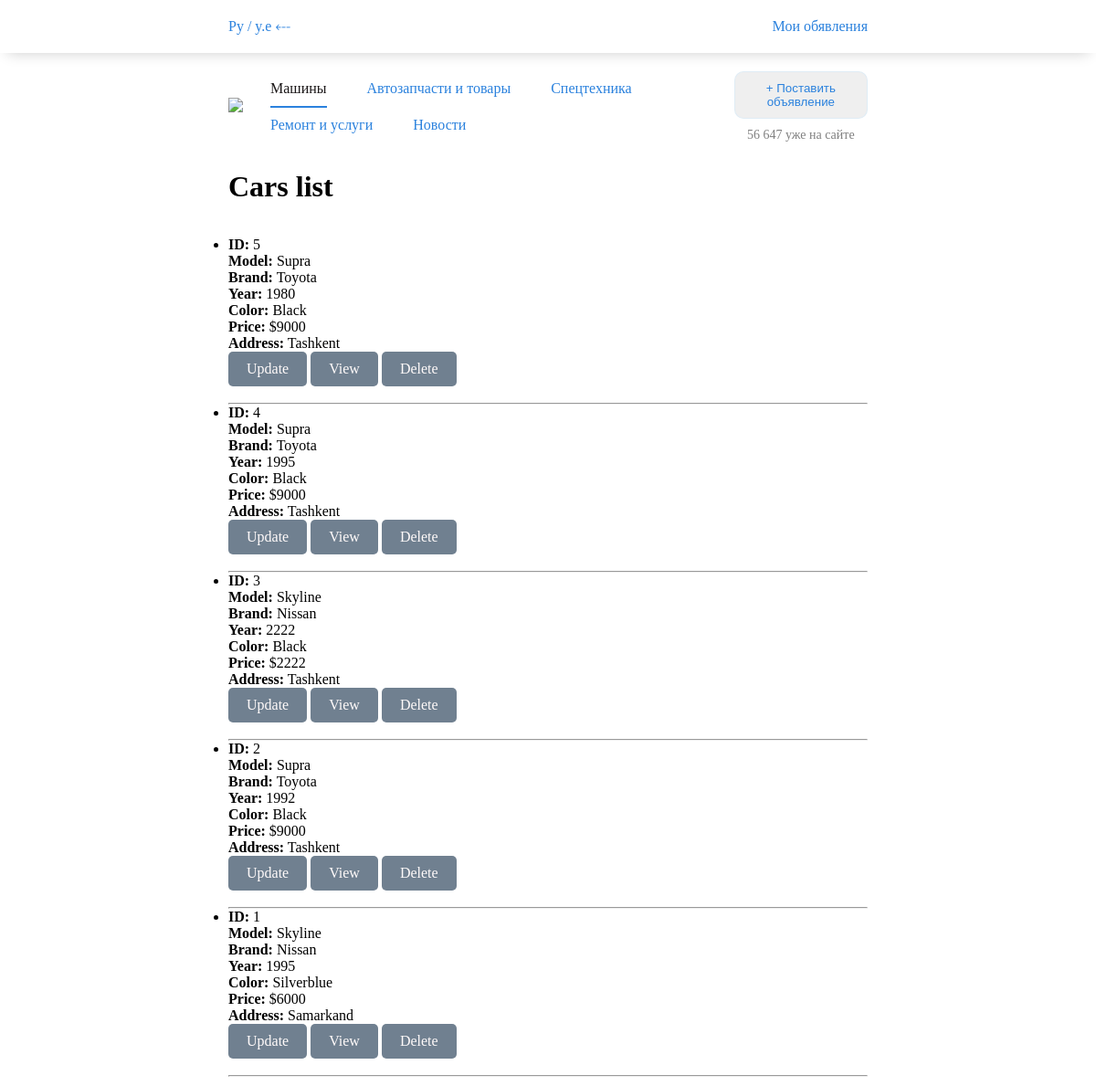
The app's page /products/cars/, older data.
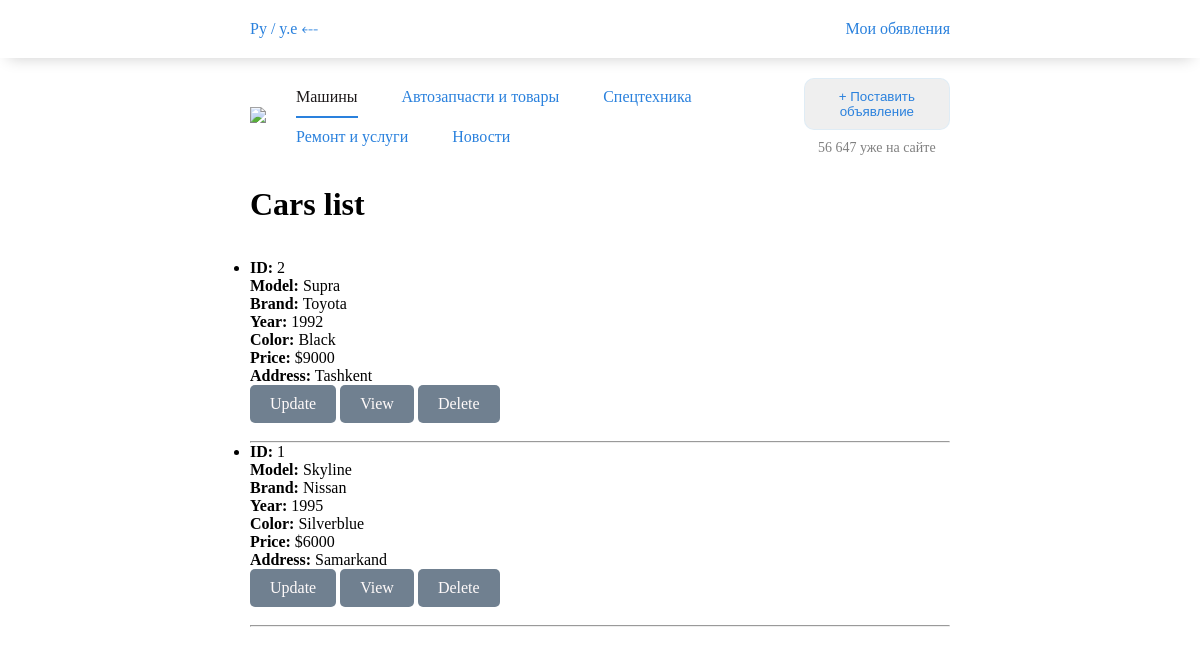
The same page, newer data.
### products/models.py (models this page shows, shortened)
class Cars(models.Model):
    brand = models.CharField(max_length=50)
    model = models.CharField(max_length=50)
    year = models.IntegerField()
    color = models.CharField(max_length=50)
    price = models.IntegerField()
    author_of_ad = models.ForeignKey(User, on_delete=models.CASCADE)
    created_at = models.DateTimeField(auto_now_add=True)
    address = models.CharField(max_length=255)
    class Meta:
        verbose_name = 'Car'
        verbose_name_plural = 'Cars'
        ordering = ['-created_at']

### products/views.py (the view)
# urls.py: path("cars/", cars_view, name='cars_view'),
def cars_view(request):
    context = {
        "cars": Cars.objects.all()  # [ {...},  {...},  ...]
    }
    return render(request, 'cars_list.html', context)

### products/templates/cars_list.html (shortened to what this page needs)
{% extends 'base.html' %}
{% block content %}
<h1>Cars list</h1>
<br>
<br>
<ul>
  {% for car in cars %}
  <li>
    <b>ID:</b> {{ car.id }} <br />
    <b>Model:</b> {{ car.model|title }} <br />
    <b>Brand:</b> {{ car.brand }} <br />
    <b>Year:</b> {{ car.year }} <br />
    <b>Color:</b> {{ car.color }} <br />
    <b>Price:</b> ${{ car.price }} <br />
    <b>Address:</b> {{ car.address }} <br />
    <a class="btn-link" href="{% url 'update_car_view' car.id %}">Update</a>
    <a class="btn-link" href="{% url 'car_details_view' car.id %}">View</a>
    <a class="btn-link" href="#" onclick="conformDeletion('{{car.id}}')">Delete</a>
    <br />
    <br />
    <hr />
  </li>
  {% endfor %}
</ul>
{% endblock %}

### templates/base.html (shortened to what this page needs)
{% load static %}
<!DOCTYPE html>
<html lang="en">
<head>
  <link rel="stylesheet" href="{% static '/scss/nav/index.css' %}" />
</head>
<body>
  {% include 'navbar.html' %}
  <main class="main-container">
    {% block content %}
    {% endblock %}
  </main>
</body>
</html>

### templates/navbar.html (shortened to what this page needs)
{% load static %}
<header>
  <div class="upper-nav">
    <a href="#">Py / y.e &lBarr;</a>
    <a href="#">Мои обявления</a>
  </div>
  <nav>
    <a href="{% url 'home' %}"><img src="https://avtoelon.uz/static/frontend/images/logos/header-logo.svg" /></a>
    <div class="auto-nav-links">
      <a href="{% url 'cars_view' %}" class="nav-link-item active">Машины</a>
      <a href="#" class="nav-link-item">Автозапчасти и товары</a>
      <a href="#" class="nav-link-item">Спецтехника</a>
      <a href="#" class="nav-link-item">Ремонт и услуги</a>
      <a href="#" class="nav-link-item">Новости</a>
    </div>
    <div class="auto-actions">
      <button class="outline-info-btn"><a href="{% url 'create_car_view' %}">&plus; Поставить объявление</a></button>
      <p class="muted">56 647 уже на сайте</p>
    </div>
  </nav>
</header>

### static/scss/nav/index.css (style rules this page uses)
* { margin: 0; padding: 0; box-sizing: border-box; transition: 0.5s; }
.main-container { padding: 10px 250px; }
button { padding: 10px 20px; border: 1px solid rgba(214, 236, 251, 0.6); color: #2a81dd; cursor: pointer; border-radius: 10px; }
.muted { color: gray; font-size: 14px; }
a { color: #2a81dd; }
a.active { color: #1c1819; }
header .upper-nav { display: flex; flex-direction: row; justify-content: space-between; align-items: center; gap: 10px; box-shadow: 0 8px 16px -8px rgba(0, 0, 0, 0.2); padding: 20px 250px; }
header .upper-nav a { text-decoration: none; }
header nav { padding: 20px 250px; display: flex; flex-direction: row; justify-content: space-between; align-items: center; gap: 10px; }
header nav .auto-nav-links a { padding: 10px 0; margin: 0 20px; display: inline-block; text-decoration: none; }
header nav .auto-nav-links a.active { border-bottom: 2px #2a81dd solid; }
header nav .auto-actions { display: flex; flex-direction: column; justify-content: center; align-items: center; gap: 10px; }
header nav .auto-actions button a { text-decoration: none; }

### products/templates/cars_list.html (style rules this page uses)
.btn-link { text-decoration: none; display: inline-block; padding: 10px 20px; background-color: slategray; color: snow; border-radius: 5px; cursor: pointer; }

Row changes from the older to the newer data that the page shows:
removed Cars: id "5", model "Supra", brand "Toyota", year "1980", color "Black", price "9000", address "Tashkent"
removed Cars: id "4", model "Supra", brand "Toyota", year "1995", color "Black", price "9000", address "Tashkent"
removed Cars: id "3", model "Skyline", brand "Nissan", year "2222", color "Black", price "2222", address "Tashkent"
